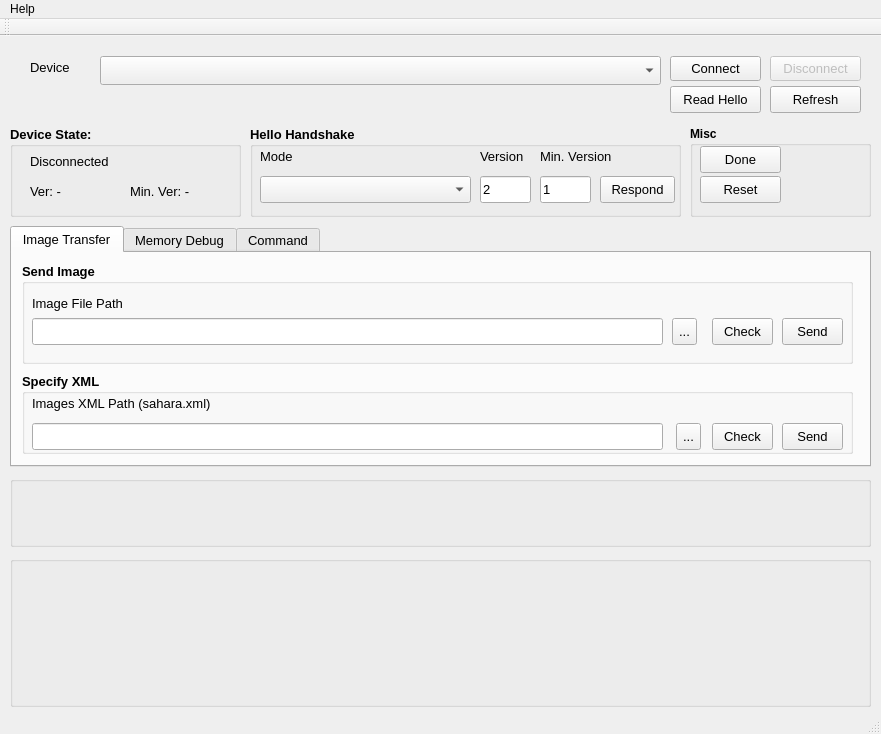
<?xml version="1.0" encoding="UTF-8"?>
<ui version="4.0">
 <class>SaharaWindow</class>
 <widget class="QMainWindow" name="SaharaWindow">
  <property name="geometry">
   <rect>
    <x>0</x>
    <y>0</y>
    <width>881</width>
    <height>734</height>
   </rect>
  </property>
  <property name="sizePolicy">
   <sizepolicy hsizetype="Preferred" vsizetype="Fixed">
    <horstretch>0</horstretch>
    <verstretch>0</verstretch>
   </sizepolicy>
  </property>
  <property name="minimumSize">
   <size>
    <width>881</width>
    <height>734</height>
   </size>
  </property>
  <property name="maximumSize">
   <size>
    <width>881</width>
    <height>734</height>
   </size>
  </property>
  <property name="windowTitle">
   <string>Sahara - OpenPST</string>
  </property>
  <widget class="QWidget" name="centralWidget">
   <widget class="QTabWidget" name="mainTabSet">
    <property name="enabled">
     <bool>true</bool>
    </property>
    <property name="geometry">
     <rect>
      <x>10</x>
      <y>190</y>
      <width>861</width>
      <height>241</height>
     </rect>
    </property>
    <property name="font">
     <font>
      <pointsize>10</pointsize>
     </font>
    </property>
    <property name="currentIndex">
     <number>0</number>
    </property>
    <property name="documentMode">
     <bool>false</bool>
    </property>
    <widget class="QWidget" name="tab">
     <attribute name="title">
      <string>Image Transfer</string>
     </attribute>
     <widget class="QGroupBox" name="sendImageGroupBox">
      <property name="geometry">
       <rect>
        <x>10</x>
        <y>10</y>
        <width>831</width>
        <height>101</height>
       </rect>
      </property>
      <property name="font">
       <font>
        <weight>75</weight>
        <bold>true</bold>
       </font>
      </property>
      <property name="title">
       <string>Send Image</string>
      </property>
      <widget class="QPushButton" name="sendImageButton">
       <property name="geometry">
        <rect>
         <x>760</x>
         <y>55</y>
         <width>61</width>
         <height>27</height>
        </rect>
       </property>
       <property name="font">
        <font>
         <pointsize>10</pointsize>
         <weight>50</weight>
         <bold>false</bold>
        </font>
       </property>
       <property name="text">
        <string>Send</string>
       </property>
      </widget>
      <widget class="QLineEdit" name="sendImageFileValue">
       <property name="geometry">
        <rect>
         <x>10</x>
         <y>55</y>
         <width>631</width>
         <height>27</height>
        </rect>
       </property>
       <property name="font">
        <font>
         <pointsize>10</pointsize>
         <weight>50</weight>
         <bold>false</bold>
        </font>
       </property>
      </widget>
      <widget class="QToolButton" name="sendImageFileBrowseButton">
       <property name="geometry">
        <rect>
         <x>650</x>
         <y>55</y>
         <width>25</width>
         <height>27</height>
        </rect>
       </property>
       <property name="font">
        <font>
         <pointsize>10</pointsize>
         <weight>50</weight>
         <bold>false</bold>
        </font>
       </property>
       <property name="text">
        <string>...</string>
       </property>
      </widget>
      <widget class="QPushButton" name="sendImageCheckButton">
       <property name="geometry">
        <rect>
         <x>690</x>
         <y>55</y>
         <width>61</width>
         <height>27</height>
        </rect>
       </property>
       <property name="font">
        <font>
         <pointsize>10</pointsize>
         <weight>50</weight>
         <bold>false</bold>
        </font>
       </property>
       <property name="text">
        <string>Check</string>
       </property>
      </widget>
      <widget class="QLabel" name="sendImageFileLabel">
       <property name="geometry">
        <rect>
         <x>10</x>
         <y>30</y>
         <width>121</width>
         <height>21</height>
        </rect>
       </property>
       <property name="font">
        <font>
         <weight>50</weight>
         <bold>false</bold>
        </font>
       </property>
       <property name="text">
        <string>Image File Path</string>
       </property>
      </widget>
     </widget>
     <widget class="QGroupBox" name="sendImageXmlGroupBox">
      <property name="geometry">
       <rect>
        <x>10</x>
        <y>120</y>
        <width>831</width>
        <height>81</height>
       </rect>
      </property>
      <property name="font">
       <font>
        <weight>75</weight>
        <bold>true</bold>
       </font>
      </property>
      <property name="acceptDrops">
       <bool>false</bool>
      </property>
      <property name="title">
       <string>Specify XML </string>
      </property>
      <widget class="QLineEdit" name="sendImageXmlPathValue">
       <property name="geometry">
        <rect>
         <x>10</x>
         <y>50</y>
         <width>631</width>
         <height>27</height>
        </rect>
       </property>
       <property name="font">
        <font>
         <pointsize>10</pointsize>
         <weight>50</weight>
         <bold>false</bold>
        </font>
       </property>
      </widget>
      <widget class="QToolButton" name="sendImageXmlBrowseButton">
       <property name="geometry">
        <rect>
         <x>654</x>
         <y>50</y>
         <width>25</width>
         <height>27</height>
        </rect>
       </property>
       <property name="font">
        <font>
         <pointsize>10</pointsize>
         <weight>50</weight>
         <bold>false</bold>
        </font>
       </property>
       <property name="text">
        <string>...</string>
       </property>
      </widget>
      <widget class="QPushButton" name="sendImageXmlCheckButton">
       <property name="geometry">
        <rect>
         <x>690</x>
         <y>50</y>
         <width>61</width>
         <height>27</height>
        </rect>
       </property>
       <property name="font">
        <font>
         <pointsize>10</pointsize>
         <weight>50</weight>
         <bold>false</bold>
        </font>
       </property>
       <property name="text">
        <string>Check</string>
       </property>
      </widget>
      <widget class="QLabel" name="sendImageFileLabel_2">
       <property name="geometry">
        <rect>
         <x>10</x>
         <y>20</y>
         <width>361</width>
         <height>21</height>
        </rect>
       </property>
       <property name="font">
        <font>
         <weight>50</weight>
         <bold>false</bold>
        </font>
       </property>
       <property name="text">
        <string>Images XML Path (sahara.xml)</string>
       </property>
      </widget>
      <widget class="QPushButton" name="sendImageXmlButton">
       <property name="geometry">
        <rect>
         <x>760</x>
         <y>50</y>
         <width>61</width>
         <height>27</height>
        </rect>
       </property>
       <property name="font">
        <font>
         <pointsize>10</pointsize>
         <weight>50</weight>
         <bold>false</bold>
        </font>
       </property>
       <property name="text">
        <string>Send</string>
       </property>
      </widget>
     </widget>
    </widget>
    <widget class="QWidget" name="saharaMemoryTab">
     <attribute name="title">
      <string>Memory Debug</string>
     </attribute>
     <widget class="QGroupBox" name="memoryReadGroupBox">
      <property name="geometry">
       <rect>
        <x>10</x>
        <y>10</y>
        <width>241</width>
        <height>191</height>
       </rect>
      </property>
      <property name="font">
       <font>
        <weight>75</weight>
        <bold>true</bold>
       </font>
      </property>
      <property name="title">
       <string>Memory Read</string>
      </property>
      <widget class="QLineEdit" name="memoryReadAddressValue">
       <property name="geometry">
        <rect>
         <x>80</x>
         <y>25</y>
         <width>140</width>
         <height>27</height>
        </rect>
       </property>
       <property name="font">
        <font>
         <weight>50</weight>
         <bold>false</bold>
        </font>
       </property>
       <property name="text">
        <string>0x00000000</string>
       </property>
      </widget>
      <widget class="QLabel" name="memoryReadAddressLabel">
       <property name="geometry">
        <rect>
         <x>10</x>
         <y>25</y>
         <width>71</width>
         <height>27</height>
        </rect>
       </property>
       <property name="font">
        <font>
         <weight>50</weight>
         <bold>false</bold>
        </font>
       </property>
       <property name="text">
        <string>Address</string>
       </property>
      </widget>
      <widget class="QLabel" name="memoryReadSizeLabel">
       <property name="geometry">
        <rect>
         <x>10</x>
         <y>60</y>
         <width>71</width>
         <height>27</height>
        </rect>
       </property>
       <property name="font">
        <font>
         <weight>50</weight>
         <bold>false</bold>
        </font>
       </property>
       <property name="text">
        <string>Size</string>
       </property>
      </widget>
      <widget class="QLineEdit" name="memoryReadSizeValue">
       <property name="geometry">
        <rect>
         <x>80</x>
         <y>60</y>
         <width>141</width>
         <height>27</height>
        </rect>
       </property>
       <property name="font">
        <font>
         <weight>50</weight>
         <bold>false</bold>
        </font>
       </property>
       <property name="text">
        <string>0</string>
       </property>
      </widget>
      <widget class="QPushButton" name="memoryReadButton">
       <property name="geometry">
        <rect>
         <x>130</x>
         <y>110</y>
         <width>71</width>
         <height>27</height>
        </rect>
       </property>
       <property name="font">
        <font>
         <weight>50</weight>
         <bold>false</bold>
        </font>
       </property>
       <property name="text">
        <string>Read</string>
       </property>
      </widget>
      <widget class="QCheckBox" name="memoryReadIs64bit">
       <property name="enabled">
        <bool>false</bool>
       </property>
       <property name="geometry">
        <rect>
         <x>30</x>
         <y>110</y>
         <width>71</width>
         <height>21</height>
        </rect>
       </property>
       <property name="font">
        <font>
         <weight>50</weight>
         <bold>false</bold>
        </font>
       </property>
       <property name="text">
        <string>64bit</string>
       </property>
      </widget>
     </widget>
     <widget class="QGroupBox" name="debugMemoryLocationsGroupBox">
      <property name="geometry">
       <rect>
        <x>260</x>
        <y>10</y>
        <width>591</width>
        <height>191</height>
       </rect>
      </property>
      <property name="font">
       <font>
        <weight>75</weight>
        <bold>true</bold>
       </font>
      </property>
      <property name="title">
       <string>Debug Memory Locations</string>
      </property>
      <widget class="QTableWidget" name="debugMemoryLocationsTable">
       <property name="enabled">
        <bool>true</bool>
       </property>
       <property name="geometry">
        <rect>
         <x>10</x>
         <y>20</y>
         <width>571</width>
         <height>161</height>
        </rect>
       </property>
       <property name="editTriggers">
        <set>QAbstractItemView::NoEditTriggers</set>
       </property>
       <property name="wordWrap">
        <bool>true</bool>
       </property>
       <attribute name="horizontalHeaderStretchLastSection">
        <bool>false</bool>
       </attribute>
       <attribute name="verticalHeaderHighlightSections">
        <bool>true</bool>
       </attribute>
       <attribute name="verticalHeaderShowSortIndicator" stdset="0">
        <bool>false</bool>
       </attribute>
       <attribute name="verticalHeaderStretchLastSection">
        <bool>false</bool>
       </attribute>
       <column>
        <property name="text">
         <string>Name</string>
        </property>
        <property name="toolTip">
         <string extracomment="The name of the memory segment"/>
        </property>
       </column>
       <column>
        <property name="text">
         <string>File Name</string>
        </property>
        <property name="toolTip">
         <string extracomment="The designated file name"/>
        </property>
       </column>
       <column>
        <property name="text">
         <string>Address</string>
        </property>
        <property name="toolTip">
         <string extracomment="The starting physical address in memory"/>
        </property>
       </column>
       <column>
        <property name="text">
         <string>Size</string>
        </property>
        <property name="toolTip">
         <string extracomment="The size of the memory segment"/>
        </property>
       </column>
      </widget>
     </widget>
    </widget>
    <widget class="QWidget" name="saharaCommandTab">
     <attribute name="title">
      <string>Command</string>
     </attribute>
     <widget class="QGroupBox" name="clientCommandGroupBox">
      <property name="geometry">
       <rect>
        <x>10</x>
        <y>10</y>
        <width>401</width>
        <height>91</height>
       </rect>
      </property>
      <property name="font">
       <font>
        <weight>75</weight>
        <bold>true</bold>
       </font>
      </property>
      <property name="title">
       <string>Command</string>
      </property>
      <widget class="QComboBox" name="clientCommandValue">
       <property name="enabled">
        <bool>true</bool>
       </property>
       <property name="geometry">
        <rect>
         <x>10</x>
         <y>40</y>
         <width>291</width>
         <height>27</height>
        </rect>
       </property>
       <property name="font">
        <font>
         <pointsize>10</pointsize>
         <weight>50</weight>
         <bold>false</bold>
        </font>
       </property>
       <property name="editable">
        <bool>false</bool>
       </property>
      </widget>
      <widget class="QPushButton" name="clientCommandButton">
       <property name="geometry">
        <rect>
         <x>310</x>
         <y>40</y>
         <width>81</width>
         <height>27</height>
        </rect>
       </property>
       <property name="font">
        <font>
         <pointsize>10</pointsize>
         <weight>50</weight>
         <bold>false</bold>
        </font>
       </property>
       <property name="text">
        <string>Send</string>
       </property>
      </widget>
     </widget>
     <widget class="QGroupBox" name="clientCommandGroupBox_2">
      <property name="geometry">
       <rect>
        <x>420</x>
        <y>10</y>
        <width>421</width>
        <height>91</height>
       </rect>
      </property>
      <property name="font">
       <font>
        <weight>75</weight>
        <bold>true</bold>
       </font>
      </property>
      <property name="title">
       <string>Switch Mode</string>
      </property>
      <widget class="QPushButton" name="switchModeButton">
       <property name="geometry">
        <rect>
         <x>310</x>
         <y>40</y>
         <width>101</width>
         <height>27</height>
        </rect>
       </property>
       <property name="font">
        <font>
         <pointsize>10</pointsize>
         <weight>50</weight>
         <bold>false</bold>
        </font>
       </property>
       <property name="text">
        <string>Switch Mode</string>
       </property>
      </widget>
      <widget class="QComboBox" name="switchModeValue">
       <property name="enabled">
        <bool>true</bool>
       </property>
       <property name="geometry">
        <rect>
         <x>10</x>
         <y>40</y>
         <width>291</width>
         <height>27</height>
        </rect>
       </property>
       <property name="font">
        <font>
         <pointsize>10</pointsize>
         <weight>50</weight>
         <bold>false</bold>
        </font>
       </property>
       <property name="editable">
        <bool>false</bool>
       </property>
      </widget>
     </widget>
    </widget>
   </widget>
   <widget class="QWidget" name="deviceContainer" native="true">
    <property name="geometry">
     <rect>
      <x>10</x>
      <y>10</y>
      <width>861</width>
      <height>75</height>
     </rect>
    </property>
    <widget class="QPushButton" name="portDisconnectButton">
     <property name="enabled">
      <bool>false</bool>
     </property>
     <property name="geometry">
      <rect>
       <x>760</x>
       <y>10</y>
       <width>91</width>
       <height>25</height>
      </rect>
     </property>
     <property name="font">
      <font>
       <pointsize>10</pointsize>
      </font>
     </property>
     <property name="text">
      <string>Disconnect</string>
     </property>
    </widget>
    <widget class="QPushButton" name="portRefreshButton">
     <property name="geometry">
      <rect>
       <x>760</x>
       <y>40</y>
       <width>91</width>
       <height>27</height>
      </rect>
     </property>
     <property name="font">
      <font>
       <pointsize>10</pointsize>
      </font>
     </property>
     <property name="text">
      <string>Refresh</string>
     </property>
    </widget>
    <widget class="QPushButton" name="portConnectButton">
     <property name="geometry">
      <rect>
       <x>660</x>
       <y>10</y>
       <width>91</width>
       <height>25</height>
      </rect>
     </property>
     <property name="font">
      <font>
       <pointsize>10</pointsize>
      </font>
     </property>
     <property name="text">
      <string>Connect</string>
     </property>
    </widget>
    <widget class="QComboBox" name="portList">
     <property name="geometry">
      <rect>
       <x>90</x>
       <y>10</y>
       <width>561</width>
       <height>29</height>
      </rect>
     </property>
     <property name="font">
      <font>
       <pointsize>10</pointsize>
      </font>
     </property>
     <property name="editable">
      <bool>false</bool>
     </property>
    </widget>
    <widget class="QLabel" name="portListLabel">
     <property name="geometry">
      <rect>
       <x>20</x>
       <y>6</y>
       <width>64</width>
       <height>31</height>
      </rect>
     </property>
     <property name="font">
      <font>
       <pointsize>10</pointsize>
      </font>
     </property>
     <property name="text">
      <string>Device</string>
     </property>
    </widget>
    <widget class="QPushButton" name="readHelloButton">
     <property name="geometry">
      <rect>
       <x>660</x>
       <y>40</y>
       <width>91</width>
       <height>27</height>
      </rect>
     </property>
     <property name="font">
      <font>
       <pointsize>10</pointsize>
       <weight>50</weight>
       <bold>false</bold>
      </font>
     </property>
     <property name="text">
      <string>Read Hello</string>
     </property>
    </widget>
   </widget>
   <widget class="QGroupBox" name="miscGroupBox">
    <property name="geometry">
     <rect>
      <x>690</x>
      <y>90</y>
      <width>181</width>
      <height>91</height>
     </rect>
    </property>
    <property name="font">
     <font>
      <weight>75</weight>
      <bold>true</bold>
     </font>
    </property>
    <property name="title">
     <string>Misc</string>
    </property>
    <widget class="QPushButton" name="resetButton">
     <property name="geometry">
      <rect>
       <x>10</x>
       <y>50</y>
       <width>81</width>
       <height>27</height>
      </rect>
     </property>
     <property name="font">
      <font>
       <pointsize>10</pointsize>
       <weight>50</weight>
       <bold>false</bold>
      </font>
     </property>
     <property name="text">
      <string>Reset</string>
     </property>
    </widget>
    <widget class="QPushButton" name="doneButton">
     <property name="geometry">
      <rect>
       <x>10</x>
       <y>20</y>
       <width>81</width>
       <height>27</height>
      </rect>
     </property>
     <property name="font">
      <font>
       <pointsize>10</pointsize>
       <weight>50</weight>
       <bold>false</bold>
      </font>
     </property>
     <property name="text">
      <string>Done</string>
     </property>
    </widget>
   </widget>
   <widget class="QGroupBox" name="helloGroupBox">
    <property name="geometry">
     <rect>
      <x>250</x>
      <y>90</y>
      <width>431</width>
      <height>91</height>
     </rect>
    </property>
    <property name="font">
     <font>
      <pointsize>10</pointsize>
      <weight>75</weight>
      <bold>true</bold>
     </font>
    </property>
    <property name="styleSheet">
     <string notr="true"/>
    </property>
    <property name="title">
     <string>Hello Handshake</string>
    </property>
    <widget class="QPushButton" name="writeHelloButton">
     <property name="geometry">
      <rect>
       <x>350</x>
       <y>50</y>
       <width>75</width>
       <height>27</height>
      </rect>
     </property>
     <property name="font">
      <font>
       <pointsize>10</pointsize>
       <weight>50</weight>
       <bold>false</bold>
      </font>
     </property>
     <property name="text">
      <string>Respond</string>
     </property>
    </widget>
    <widget class="QLabel" name="writeHelloMinimumVersionLabel">
     <property name="geometry">
      <rect>
       <x>290</x>
       <y>20</y>
       <width>101</width>
       <height>20</height>
      </rect>
     </property>
     <property name="font">
      <font>
       <weight>50</weight>
       <bold>false</bold>
      </font>
     </property>
     <property name="text">
      <string>Min. Version</string>
     </property>
    </widget>
    <widget class="QLineEdit" name="writeHelloVersionValue">
     <property name="geometry">
      <rect>
       <x>230</x>
       <y>50</y>
       <width>51</width>
       <height>27</height>
      </rect>
     </property>
     <property name="font">
      <font>
       <weight>50</weight>
       <bold>false</bold>
      </font>
     </property>
     <property name="text">
      <string>2</string>
     </property>
    </widget>
    <widget class="QLineEdit" name="writeHelloMinimumVersionValue">
     <property name="geometry">
      <rect>
       <x>290</x>
       <y>50</y>
       <width>51</width>
       <height>27</height>
      </rect>
     </property>
     <property name="font">
      <font>
       <weight>50</weight>
       <bold>false</bold>
      </font>
     </property>
     <property name="text">
      <string>1</string>
     </property>
    </widget>
    <widget class="QComboBox" name="writeHelloSwitchModeValue">
     <property name="geometry">
      <rect>
       <x>10</x>
       <y>50</y>
       <width>211</width>
       <height>27</height>
      </rect>
     </property>
     <property name="font">
      <font>
       <pointsize>10</pointsize>
       <weight>50</weight>
       <bold>false</bold>
      </font>
     </property>
     <property name="editable">
      <bool>false</bool>
     </property>
    </widget>
    <widget class="QLabel" name="writeHelloVersionLabel">
     <property name="geometry">
      <rect>
       <x>230</x>
       <y>20</y>
       <width>51</width>
       <height>20</height>
      </rect>
     </property>
     <property name="font">
      <font>
       <weight>50</weight>
       <bold>false</bold>
      </font>
     </property>
     <property name="text">
      <string>Version</string>
     </property>
    </widget>
    <widget class="QLabel" name="writeHelloModeLabel">
     <property name="geometry">
      <rect>
       <x>10</x>
       <y>20</y>
       <width>47</width>
       <height>20</height>
      </rect>
     </property>
     <property name="font">
      <font>
       <weight>50</weight>
       <bold>false</bold>
      </font>
     </property>
     <property name="text">
      <string>Mode</string>
     </property>
    </widget>
   </widget>
   <widget class="QGroupBox" name="groupBox">
    <property name="geometry">
     <rect>
      <x>10</x>
      <y>90</y>
      <width>231</width>
      <height>91</height>
     </rect>
    </property>
    <property name="font">
     <font>
      <pointsize>10</pointsize>
      <weight>75</weight>
      <bold>true</bold>
     </font>
    </property>
    <property name="title">
     <string>Device State:</string>
    </property>
    <widget class="QLabel" name="deviceStateText">
     <property name="geometry">
      <rect>
       <x>20</x>
       <y>20</y>
       <width>201</width>
       <height>31</height>
      </rect>
     </property>
     <property name="font">
      <font>
       <pointsize>10</pointsize>
       <weight>50</weight>
       <bold>false</bold>
      </font>
     </property>
     <property name="text">
      <string>Disconnected</string>
     </property>
    </widget>
    <widget class="QLabel" name="deviceVersionText">
     <property name="geometry">
      <rect>
       <x>20</x>
       <y>50</y>
       <width>91</width>
       <height>31</height>
      </rect>
     </property>
     <property name="font">
      <font>
       <pointsize>10</pointsize>
       <weight>50</weight>
       <bold>false</bold>
      </font>
     </property>
     <property name="text">
      <string>Ver: -</string>
     </property>
    </widget>
    <widget class="QLabel" name="deviceMinVersionText">
     <property name="geometry">
      <rect>
       <x>120</x>
       <y>50</y>
       <width>101</width>
       <height>31</height>
      </rect>
     </property>
     <property name="font">
      <font>
       <pointsize>10</pointsize>
       <weight>50</weight>
       <bold>false</bold>
      </font>
     </property>
     <property name="text">
      <string>Min. Ver: -</string>
     </property>
    </widget>
   </widget>
   <widget class="OpenPST::GUI::ProgressGroupWidget" name="progressGroupBox">
    <property name="geometry">
     <rect>
      <x>10</x>
      <y>440</y>
      <width>861</width>
      <height>71</height>
     </rect>
    </property>
    <property name="title">
     <string/>
    </property>
   </widget>
   <widget class="OpenPST::GUI::LogWidget" name="logWidget">
    <property name="geometry">
     <rect>
      <x>10</x>
      <y>520</y>
      <width>861</width>
      <height>151</height>
     </rect>
    </property>
    <property name="title">
     <string/>
    </property>
   </widget>
   <zorder>deviceContainer</zorder>
   <zorder>mainTabSet</zorder>
   <zorder>miscGroupBox</zorder>
   <zorder>helloGroupBox</zorder>
   <zorder>groupBox</zorder>
   <zorder>progressGroupBox</zorder>
   <zorder>logWidget</zorder>
  </widget>
  <widget class="QMenuBar" name="menuBar">
   <property name="geometry">
    <rect>
     <x>0</x>
     <y>0</y>
     <width>881</width>
     <height>19</height>
    </rect>
   </property>
   <widget class="QMenu" name="menuHelp">
    <property name="title">
     <string>Help</string>
    </property>
    <addaction name="actionAbout"/>
   </widget>
   <addaction name="menuHelp"/>
  </widget>
  <widget class="QToolBar" name="mainToolBar">
   <attribute name="toolBarArea">
    <enum>TopToolBarArea</enum>
   </attribute>
   <attribute name="toolBarBreak">
    <bool>false</bool>
   </attribute>
  </widget>
  <widget class="QStatusBar" name="statusBar"/>
  <action name="actionTest">
   <property name="text">
    <string>test</string>
   </property>
  </action>
  <action name="actionAbout">
   <property name="text">
    <string>About</string>
   </property>
  </action>
  <action name="actionClose">
   <property name="text">
    <string>Close</string>
   </property>
  </action>
 </widget>
 <layoutdefault spacing="6" margin="11"/>
 <customwidgets>
  <customwidget>
   <class>OpenPST::GUI::ProgressGroupWidget</class>
   <extends>QGroupBox</extends>
   <header>widget/progress_group_widget.h</header>
   <container>1</container>
  </customwidget>
  <customwidget>
   <class>OpenPST::GUI::LogWidget</class>
   <extends>QGroupBox</extends>
   <header>widget/log_widget.h</header>
   <container>1</container>
  </customwidget>
 </customwidgets>
 <resources/>
 <connections/>
</ui>
